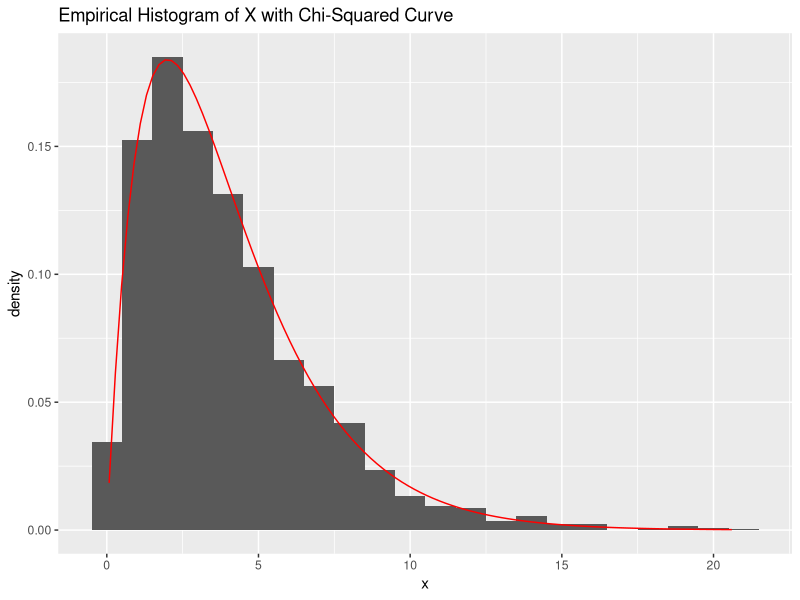
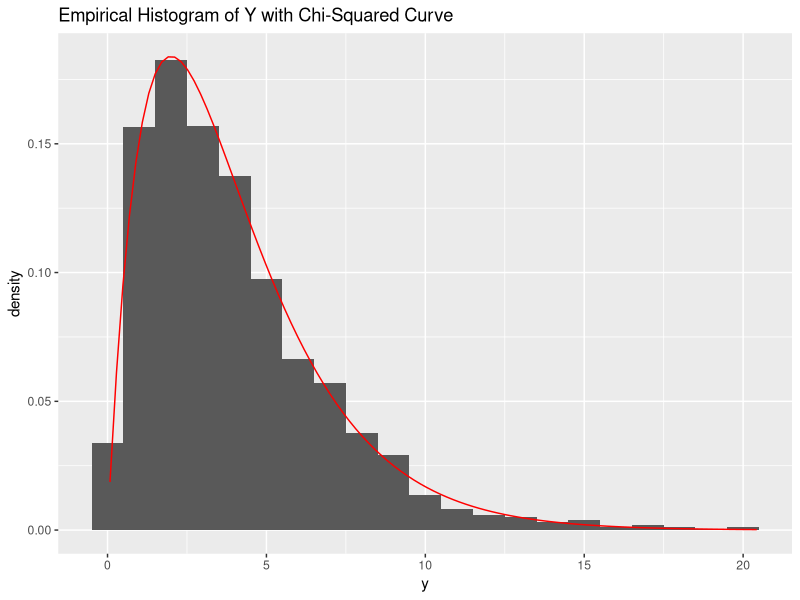

R code for these plots, in order:
## ---- chunk 1
library(ggplot2)

## ---- chunk 2

#H0: This follows a multinomial distribution with cell probabilities according to genetic theory. 
#H1: This follows a multinomial distriution with different cell probabilities. 
n <- c(1997, 906, 904, 32)
t_mle <- 0.0357 #calculation demonstrated by hand
p_expected_genetic <- c(0.25 * (2 + t_mle), 0.25 * (1 - t_mle),  0.25 * (1 - t_mle), 0.25 * t_mle)
chisq.test(n, p = p_expected_genetic) #x_squared with d.f = 3 is: X^2 = 2.0155 --> but this should be degrees of freedom = 2 because degrees of freedom = number of cells - 1 - number of estimated parameter, so correct degrees of freedom is: 4 - 1 - 1 = 2

1 - pchisq(2.0155, df = 2) #p-value = 0.365, which is approximately 36.5%, so fail to reject the null

#Conclusion: Since 36.5% > 5%, wXe fail to reject the null and thus conclude that it seems likely that this follows a multinomial distribution with cell probabilities according to genetic theory. 

## ---- chunk 3

#H0: Male suicide numbers don't show seasonality
#H1: Male suicide numbers do show seasonality

male_observed <- c(3755 ,3251, 3777, 3706, 3717 ,3660, 3669, 3626, 3481, 3590, 3605, 3392)
p_expected_suicide <- rep(1/12, 12)
chisq.test(male_observed, p = p_expected_suicide) #x-squared = 74.56, p-value = 1.646e-11 (extremely small)

#Conclusion: We reject the null: it seems likely that male suicide numbers do demonstrate seasonality

## ---- chunk 4

#H0: Female suicide numbers don't show seasonality
#H1: Female suicide numbers do show seasonality

female_observed <- c(1362, 1244, 1496, 1452, 1448, 1376, 1370, 1301, 1337, 1351, 1416, 1226)
p_expected_suicide <- rep(1/12, 12)
chisq.test(female_observed, p = p_expected_suicide) #x-squared: 53.786, p-value = 1.292e-07 (extremely small)

#Conclusion: We reject the null: it seems likely that female suicide numbers do deomonstrate seasonality

## ---- chunk 5

#H0: marital status and employment status are independent
#H1: marital status and employment status are dependent

observed <- matrix( data = c(790, 98, 209, 56, 11, 27, 21, 7, 12), nrow = 3, ncol = 3, byrow = TRUE)
chisq.test(observed) #x-squared = 13.369, df = 4, p-value = 0.009609
#If we choose significance level as alpha = 0.01, still 0.009609 < 0.01, so we reject the null

#Conclusion: It is likely that marital status and employment status are dependent. 

#Suggest some ways in which they apprea to be dependent: when people are married, people are more likely to have a job because they have to support the family

#This is giving us a warning because one of the assumptions of test of independence is that at most 20% of expeced cells are < 5. This is not the case for this one because only cell that is < 5 is 3.769293 and this is only 1 out of 9 cells, so 1/9 = 11%. 


## ---- chunk 6
#expected counts under the null
expected <- chisq.test(observed)$expected
expected

#using null to justify the calculation done in paper


## ---- chunk 7

sum(( (observed - expected) ^ 2 ) / expected) # = 13.36855: this is same as one calculated above, which is 13.369

2 * sum( observed * log(observed / expected) ) # = 12.38856: this is not same as one calculated above, but this Pearson approximation is quite close to the one above. 

## ---- chunk 8
#95% CI for proportion of unemployed men among all U.S men in 2005
#Let Y represent binomial distribution of each individual unemployed men, then proportion of unemployed men are Xbar. 

#CI = y_bar +/ z(alpha / 2) * SE(y_bar)

n <- sum(observed)  #n = 1231, which is large enough to converge to normal distribution by CLT, thus we can apply confidence interval since we can assume normal distribution

unemployed <- sum(observed[2,])
ybar <- unemployed / n
sigma_ybar <- sqrt(ybar * (1 - ybar))
se_ybar <- sigma_ybar / sqrt(n)

ybar + ( qnorm(0.025) * se_ybar ) #left bound of CI
ybar - ( qnorm (0.025) * se_ybar ) #right bound of CI

#Thus, 95%CI = (0.06152508, 0.09119628)

## ---- chunk 9
#CI = diff +/ z(alpha / 2) * SE(diff)
#Let X represent binomial distribution of each individual employed men, then proportion of employed men are Xbar. 

employed <- sum(observed[1,])
xbar <- employed / n

diff <- xbar - ybar

px <- employed / sum(observed)
py <- unemployed / sum(observed)

diff_se <- sqrt( ( (px + py) - (px - py)^2 ) / n )

diff + ( qnorm(0.025) * diff_se ) #left bound of CI
diff - ( qnorm (0.025) * diff_se ) #right bound of CI

#Thus, 95%CI = (0.784003, 0.8455664)

## ---- chunk 10
#goodness of fit test
#H0: Xi where i = 1, ..., 1000 follows bin(n, p_hat) where p_hat is mle estimator
#H1: Xi where i = 1, ..., 1000 does not follow bin(n, p_hat)

iidsample <- table(rbinom(1000, 5,0.4))

p_hat <- mean(rbinom(1000, 5,0.4)) / 5

chisq.test(as.vector(iidsample), p = dbinom(0:5, 5, p_hat)) #dbinom gives binomial probabilities of having 0 to 5 successes

#result: x-squared = 4.1729, df = 6 - 1 - 1 (since we have estimated parameter of p_hat) = 4, p-value = 0.5248

#conclusion: we fail to reject the null (p-value of 0.5248 > 0.05), meaning that it is likely that Xi follow binomial distribution with parameters n = 1000, p = p_hat

## ---- chunk 11

x <- c()
y <- c()
for (i in 1:2000) {
  observed2 <- rbinom(1000, 5, 0.4)
  obs_vector <- as.vector(table(observed2))
  p_hat2 <- mean(observed2) / 5 #mle estimator p_hat for each observed sample
  expected2 <- dbinom(0:5, 5, p_hat2) * 1000
  x[i] <- 2 * sum(obs_vector * log(obs_vector / expected2))
  y[i] <- sum( (obs_vector - expected2) ^ 2 / expected2 )
  
}

#empirical histograms of X with chi-squared curve over histogram
ggplot(as.data.frame(x), aes(x = x)) + geom_histogram(binwidth = 1, aes(y = ..density..)) + stat_function(fun = dchisq, args = list(df = 4), color = 'red') + labs(title = 'Empirical Histogram of X with Chi-Squared Curve')

#empirical histograms of Y with chi-squared curve over histogram
ggplot(as.data.frame(y), aes(x = y)) + geom_histogram(binwidth = 1, aes(y = ..density..)) + stat_function(fun = dchisq, args = list(df = 4), color = 'red') + labs(title = 'Empirical Histogram of Y with Chi-Squared Curve')

# My pictures agree with the theory indicated on pages 341-343 because both histograms look very similar and have very similar distribution to chi-square curve with degrees of freedom of 4. 
